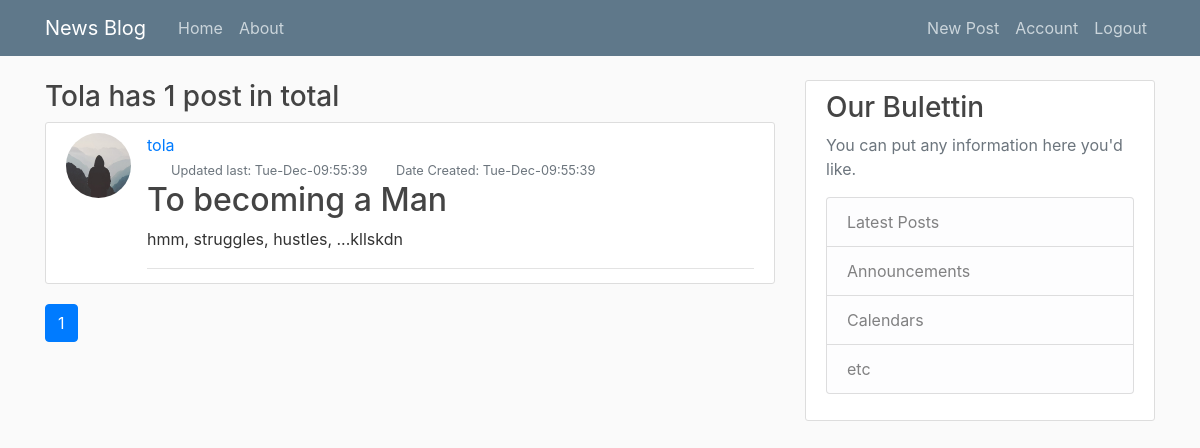
The app's page /user/tola (signed in) with its own data.
### newspost/model.py (models this page shows, shortened)
class User(db.Model, UserMixin):
    id = db.Column(db.Integer, primary_key=True , nullable=False)
    username = db.Column(db.String(60),unique=True, nullable=False)
    email = db.Column(db.String(120), nullable=False, unique=True)
    password = db.Column(db.String(), nullable=False)
    image_file = db.Column(db.String, default='default.jpg')
    date_updated = db.Column(db.DateTime, nullable=False, default=datetime.utcnow)
    post = db.relationship('Post', backref='author', lazy=True)

class Post(db.Model):
    id = db.Column(db.Integer, primary_key=True, nullable=False)
    title = db.Column(db.String(60),unique=True, nullable=False)
    content = db.Column(db.Text(420), nullable=False, unique=True)
    date_posted = db.Column(db.DateTime, nullable=False, default=datetime.utcnow)
    date_updated = db.Column(db.DateTime, nullable=False, default=datetime.utcnow)
    user_id = db.Column(db.Integer, db.ForeignKey('user.id'), nullable=False)

### newspost/routes.py (the view)
@app.route('/user/<string:username>')
@login_required
def user_post(username):
    page = request.args.get('page', 1, type=int)
    user = User.query.filter_by(username=username).first_or_404()
    posts = Post.query.filter_by(author=user).order_by(Post.date_posted.desc())\
            .paginate(page=page, per_page=1)
    return render_template('user_post.html', title='Home', posts=posts, user=user)

### newspost/model.py (called while the page is built)
@login_manager.user_loader
def load_user(user_id):
    return User.query.get(int(user_id))

### newspost/Templates/user_post.html (shortened to what this page needs)
{% extends 'base.html' %}
    {% block content %}
        {% for post in posts.items %}
        <h3>{{user.username.capitalize()}} has {{ posts.total}} {% if posts.total < 2 %} <span>post in total</span>{% else %}<span>posts in total</span>{% endif %}</h3>
        <article class="media content-section">
          <img class="rounded-circle article-img" src="{{ url_for('static', filename='img/' + post.author.image_file) }}">
          <div class="media-body">
            <div class="article-metadata">
            <a class="mr-2" href="{{url_for('user_post', username=post.author.username)}}">{{ post.author.username }}</a>
            <div>
              <small class="text-muted ml-4 ">Updated last: {{ post.date_posted.strftime('%a-%b-%X') }}</small>
              <small class="text-muted ml-4">Date Created: {{ post.date_updated.strftime('%a-%b-%X') }} </small>
            </div>
            <h2><a class="article-title" href="{{url_for('post', post_id=post.id)}}">{{ post.title }}</a></h2>
            <p class="article-content">{{ post.content }}</p>
          </div>
        </article>
    {% endfor %}
        {% for page in posts.iter_pages(left_edge=1, right_edge=1, left_current=2, right_current=2) %}
            {% if page %}
              {% if page == posts.page %}
              <a class="btn btn-primary mb-4" href="{{url_for('user_post', username=user.username, page=page)}}">{{ page }}</a>
              {% else %}
              <a class="btn btn-outline-info mb-4" href="{{url_for('user_post', username=user.username, page=page)}}">{{ page }}</a>
              {% endif %}
            {% else %}
               ...
            {% endif %}
        {% endfor %}
    {% endblock content %}

### newspost/static/main.css (style rules this page uses)
body { background: #fafafa; color: #333333; margin-top: 5rem; }
h1, h2, h3, h4, h5, h6 { color: #444444; }
a { text-decoration: none; }
.content-section { background: #ffffff; padding: 10px 20px; border: 1px solid #dddddd; border-radius: 3px; margin-bottom: 20px; }
.article-title { color: #444444; }
.article-content { white-space: pre-line; }
.article-img { height: 65px; width: 65px; margin-right: 16px; }
.article-metadata { padding-bottom: 1px; margin-bottom: 4px; border-bottom: 1px solid #e3e3e3 }

### records on screen
Post: total "1", image_file (placeholder picture), author.username "tola", date_posted "Tue-Dec-09:55:39", date_updated "Tue-Dec-09:55:39", title "To becoming a Man", content "hmm, struggles, hustles, ...kllskdn"
User: username "Tola"

### other values on screen
{{ page }} "1"
